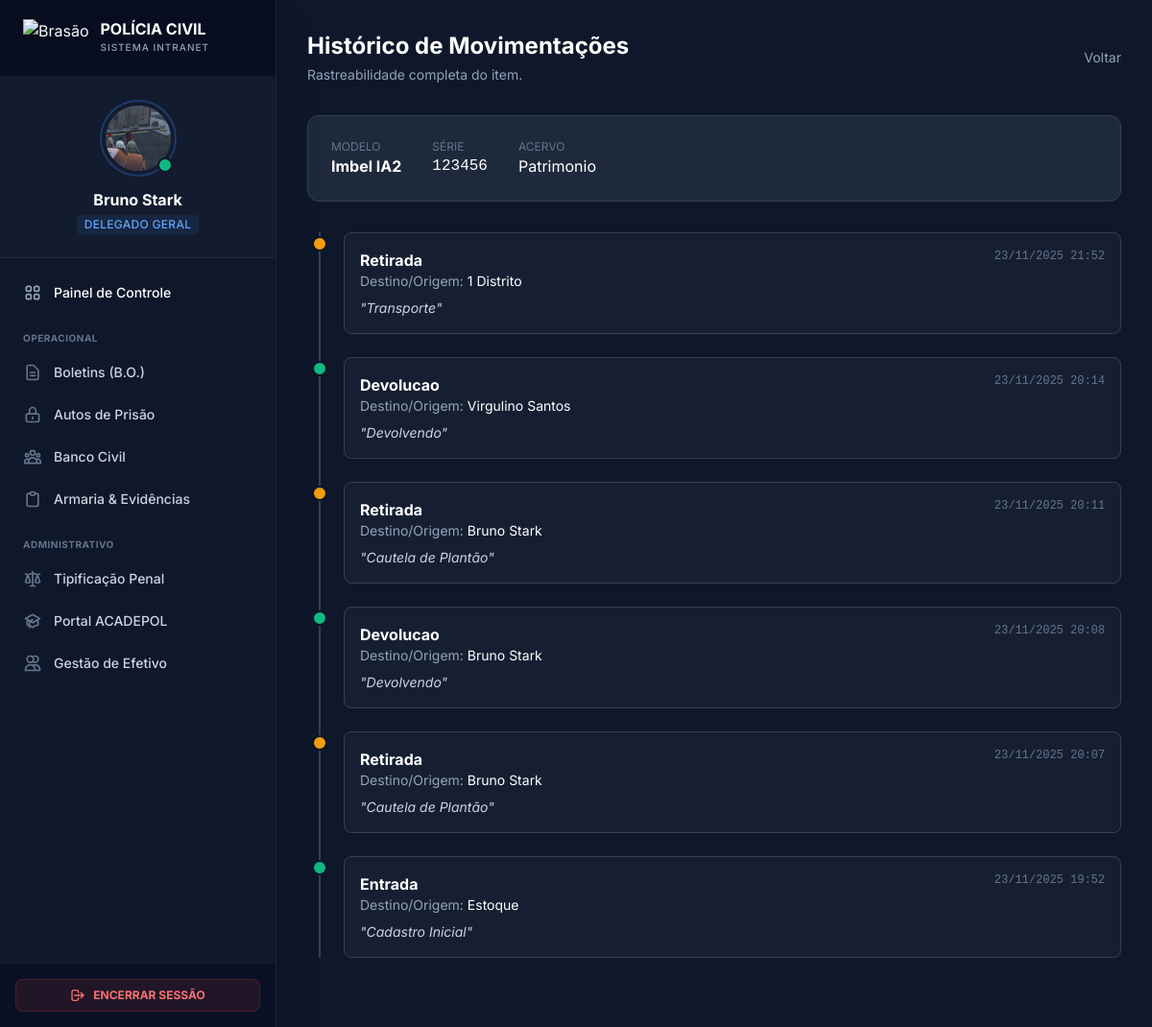
The page /armaria/historico/1 (signed in) on the database its author committed.
### models/users.py (models this page shows, shortened)
class Usuario(db.Model):
    __tablename__ = 'usuarios'
    id = db.Column(db.Integer, primary_key=True)
    nome = db.Column(db.String(100), nullable=False)
    matricula = db.Column(db.String(20), unique=True, nullable=False)
    senha = db.Column(db.String(200), nullable=False)
    cargo_id = db.Column(db.Integer, db.ForeignKey('cargos.id'), nullable=True)
    delegacia = db.Column(db.String(100))
    departamento = db.Column(db.String(100))
    endereco = db.Column(db.String(200))
    foto_perfil = db.Column(db.String(120), nullable=True, default='default.jpg')
    observacoes = db.Column(db.Text)
    criado_em = db.Column(db.DateTime, default=datetime.utcnow)
    promocoes = db.relationship('Promocao', backref='servidor', lazy=True)
    advertencias = db.relationship('Advertencia',
                                   foreign_keys='Advertencia.usuario_id',
                                   backref='servidor',
                                   lazy=True)
    advertencias_aplicadas = db.relationship('Advertencia',
                                             foreign_keys='Advertencia.autor_id',
                                             backref='autor_advertencia',
                                             lazy=True)
    @property
    def cargo(self):
        return self.cargo_obj.nome if self.cargo_obj else "Sem Cargo"

class Cargo(db.Model):
    __tablename__ = 'cargos'
    id = db.Column(db.Integer, primary_key=True)
    nome = db.Column(db.String(50), unique=True, nullable=False)
    nivel = db.Column(db.Integer, nullable=False) # 100=Delegado Geral, 10=Administrativo
    usuarios = db.relationship('Usuario', backref='cargo_obj', lazy=True)

### models/armas.py (models this page shows, shortened)
class Arma(db.Model):
    __tablename__ = 'armas'
    id = db.Column(db.Integer, primary_key=True)
    acervo = db.Column(db.String(20), nullable=False) # 'Patrimonio' ou 'Evidencia'
    tipo = db.Column(db.String(50), nullable=False)   # 'Pistola', 'Droga', 'Dinheiro', etc.
    modelo = db.Column(db.String(100), nullable=False) # Para drogas: 'Cocaína', 'Maconha'
    marca = db.Column(db.String(100)) # Opcional
    calibre = db.Column(db.String(20)) # Para drogas: Quantidade/Peso (ex: '500g')
    numero_serie = db.Column(db.String(50), nullable=True) # Nem tudo tem série (drogas não tem)
    status = db.Column(db.String(20), default='Disponivel')
    localizacao_atual = db.Column(db.String(100))
    boletim_id = db.Column(db.Integer, db.ForeignKey('boletins.id'), nullable=True)
    auto_prisao_id = db.Column(db.Integer, db.ForeignKey('autos_prisao.id'), nullable=True)
    criado_em = db.Column(db.DateTime, default=datetime.utcnow)
    boletim = db.relationship('Boletim', backref=db.backref('itens_apreendidos', lazy=True))
    auto_prisao = db.relationship('AutoPrisao', backref=db.backref('itens_apreendidos', lazy=True))

class MovimentacaoArma(db.Model):
    __tablename__ = 'movimentacoes_armas'
    id = db.Column(db.Integer, primary_key=True)
    arma_id = db.Column(db.Integer, db.ForeignKey('armas.id'), nullable=False)
    usuario_responsavel_id = db.Column(db.Integer, db.ForeignKey('usuarios.id'))
    tipo_movimentacao = db.Column(db.String(20))
    destinatario = db.Column(db.String(150))
    data_movimentacao = db.Column(db.DateTime, default=datetime.utcnow)
    observacao = db.Column(db.Text)
    arma = db.relationship('Arma', backref=db.backref('historico', lazy=True))
    responsavel = db.relationship('Usuario')

### app.py (the view)
@app.route('/armaria/historico/<int:id>')
@login_required
def historico_arma(id):
    arma = Arma.query.get_or_404(id)
    historico = MovimentacaoArma.query.filter_by(arma_id=id).order_by(MovimentacaoArma.data_movimentacao.desc()).all()
    return render_template('historico_arma.html', arma=arma, historico=historico)

### app.py (called while the page is built)
def current_user():
    if 'user_id' in session:
        return Usuario.query.get(session['user_id'])
    return None

def login_required(f):
    @wraps(f)
    def decorated(*args, **kwargs):
        if 'user_id' not in session:
            return redirect(url_for('login'))
        return f(*args, **kwargs)
    return decorated

@app.context_processor
def inject_helpers():
    return dict(
        pode_gerenciar=lambda: current_user() and current_user().nivel_hierarquico >= 80,
        current_user=current_user,
        pode_alterar_usuario=pode_alterar_usuario
    )

### templates/historico_arma.html (shortened to what this page needs)
{% extends 'base.html' %}
{% block content %}
<div class="max-w-4xl mx-auto">
    <div class="flex justify-between items-center mb-8">
        <div>
            <h2 class="text-2xl font-bold text-white">Histórico de Movimentações</h2>
            <p class="text-slate-400 text-sm mt-1">Rastreabilidade completa do item.</p>
        </div>
        <a href="{{ url_for('armaria') }}" class="text-sm text-slate-400 hover:text-white">Voltar</a>
    </div>
    <div class="bg-slate-800 border border-slate-700 rounded-xl p-6 mb-8 flex gap-8">
        <div>
            <p class="text-xs text-slate-500 uppercase">Modelo</p>
            <p class="text-white font-bold">{{ arma.modelo }}</p>
        </div>
        <div>
            <p class="text-xs text-slate-500 uppercase">Série</p>
            <p class="text-white font-mono">{{ arma.numero_serie }}</p>
        </div>
        <div>
            <p class="text-xs text-slate-500 uppercase">Acervo</p>
            <p class="text-white">{{ arma.acervo }}</p>
        </div>
    </div>
    <div class="space-y-6 border-l-2 border-slate-700 ml-3 pl-6">
        {% for log in historico %}
        <div class="relative">
            <span class="absolute -left-[33px] top-1 h-4 w-4 rounded-full border-2 border-slate-900
                {{ 'bg-emerald-500' if log.tipo_movimentacao == 'Devolucao' or log.tipo_movimentacao == 'Entrada' else 'bg-amber-500' }}"></span>
            <div class="bg-slate-800/50 border border-slate-700 rounded-lg p-4">
                <div class="flex justify-between items-start mb-2">
                    <div>
                        <h4 class="text-white font-bold">{{ log.tipo_movimentacao }}</h4>
                        <p class="text-sm text-slate-400">Destino/Origem: <span class="text-white">{{ log.destinatario }}</span></p>
                    </div>
                    <span class="text-xs text-slate-500 font-mono">{{ log.data_movimentacao.strftime('%d/%m/%Y %H:%M') }}</span>
                </div>
                <p class="text-sm text-slate-300 italic">"{{ log.observacao }}"</p>
            </div>
        </div>
        {% else %}
        <p class="text-slate-500">Sem histórico registrado.</p>
        {% endfor %}
    </div>
</div>
{% endblock %}

### templates/base.html (shortened to what this page needs)
<!DOCTYPE html>
<html lang="pt-BR" class="h-full">
<head>
    <script src="https://cdn.tailwindcss.com"></script>
</head>
<body class="bg-pc-base text-pc-text h-screen overflow-hidden flex">
    {% if current_user() %}
    <aside class="w-72 bg-slate-900 border-r border-white/5 flex flex-col h-full shadow-2xl z-20 flex-shrink-0">
        <div class="h-20 flex items-center px-6 border-b border-white/5 bg-slate-950/50">
            <img class="h-10 w-auto drop-shadow-md mr-3" src="https://encrypted-tbn0.gstatic.com/images?q=tbn:ANd9GcQIIGMtpDq_HRAKg4kv_bw92xRqFKkon-k1Fg&s" alt="Brasão">
            <div>
                <h1 class="text-base font-bold text-white leading-none">POLÍCIA CIVIL</h1>
                <p class="text-[10px] text-pc-muted font-medium tracking-widest uppercase mt-1">Sistema Intranet</p>
            </div>
        </div>
        {% set user_nav = current_user() %}
        <div class="p-6 border-b border-white/5 bg-slate-800/30">
            <div class="flex flex-col items-center text-center">
                <a href="{{ url_for('perfil_usuario', id=user_nav.id) }}" class="group relative inline-block mb-3">
                    <div class="h-20 w-20 rounded-full p-1 border-2 border-blue-500/30 group-hover:border-blue-500 transition-colors">
                        <div class="h-full w-full rounded-full bg-slate-700 overflow-hidden flex items-center justify-center">
                            {% if user_nav.foto_perfil and user_nav.foto_perfil != 'default.jpg' %}
                                <img src="{{ url_for('static', filename='fotos_perfil/' + user_nav.foto_perfil) }}" class="w-full h-full object-cover">
                            {% else %}
                                <span class="text-2xl font-bold text-slate-400 group-hover:text-white">{{ user_nav.nome[:2].upper() }}</span>
                            {% endif %}
                        </div>
                    </div>
                    <span class="absolute bottom-1 right-1 h-4 w-4 rounded-full bg-emerald-500 border-2 border-slate-900" title="Online"></span>
                </a>
                <h2 class="text-white font-bold text-base truncate w-full">{{ user_nav.nome.split()[0] }} {{ user_nav.nome.split()[-1] if user_nav.nome.split()|length > 1 else '' }}</h2>
                <span class="text-xs text-blue-400 font-medium uppercase tracking-wide mt-1 bg-blue-500/10 px-2 py-0.5 rounded inline-block">{{ user_nav.cargo }}</span>
            </div>
        </div>
        <nav class="flex-1 overflow-y-auto py-4 px-3 space-y-1">
            <a href="{{ url_for('dashboard') }}" class="flex items-center px-3 py-2.5 text-sm font-medium text-white rounded-lg hover:bg-white/5 transition-colors group">
                Painel de Controle
            </a>
            <div class="pt-4 pb-1 px-3 text-[10px] font-bold text-slate-500 uppercase tracking-wider">Operacional</div>
            <a href="{{ url_for('boletins') }}" class="flex items-center px-3 py-2.5 text-sm font-medium text-slate-300 rounded-lg hover:bg-blue-500/10 hover:text-blue-400 transition-colors group">
                <svg class="w-5 h-5 text-slate-500 group-hover:text-blue-400 mr-3" fill="none" stroke="currentColor" viewBox="0 0 24 24"><path stroke-linecap="round" stroke-linejoin="round" stroke-width="2" d="M9 12h6m-6 4h6m2 5H7a2 2 0 01-2-2V5a2 2 0 012-2h5.586a1 1 0 01.707.293l5.414 5.414a1 1 0 01.293.707V19a2 2 0 01-2 2z"/></svg>
                Boletins (B.O.)
            </a>
            <a href="{{ url_for('autos') }}" class="flex items-center px-3 py-2.5 text-sm font-medium text-slate-300 rounded-lg hover:bg-red-500/10 hover:text-red-400 transition-colors group">
                <svg class="w-5 h-5 text-slate-500 group-hover:text-red-400 mr-3" fill="none" stroke="currentColor" viewBox="0 0 24 24"><path stroke-linecap="round" stroke-linejoin="round" stroke-width="2" d="M12 15v2m-6 4h12a2 2 0 002-2v-6a2 2 0 00-2-2H6a2 2 0 00-2 2v6a2 2 0 002 2zm10-10V7a4 4 0 00-8 0v4h8z"/></svg>
                Autos de Prisão
            </a>
            <a href="{{ url_for('banco_pessoas') }}" class="flex items-center px-3 py-2.5 text-sm font-medium text-slate-300 rounded-lg hover:bg-purple-500/10 hover:text-purple-400 transition-colors group">
                Banco Civil
            </a>
            <a href="{{ url_for('armaria') }}" class="flex items-center px-3 py-2.5 text-sm font-medium text-slate-300 rounded-lg hover:bg-slate-700/50 hover:text-white transition-colors group">
                Armaria & Evidências
            </a>
            <div class="pt-4 pb-1 px-3 text-[10px] font-bold text-slate-500 uppercase tracking-wider">Administrativo</div>
            <a href="{{ url_for('gerenciar_crimes') }}" class="flex items-center px-3 py-2.5 text-sm font-medium text-slate-300 rounded-lg hover:bg-orange-500/10 hover:text-orange-400 transition-colors group">
                Tipificação Penal
            </a>
            <a href="{{ url_for('acadepol_admin') }}" class="flex items-center px-3 py-2.5 text-sm font-medium text-slate-300 rounded-lg hover:bg-cyan-500/10 hover:text-cyan-400 transition-colors group">
                Portal ACADEPOL
            </a>
            <a href="{{ url_for('gerenciar_membros') }}" class="flex items-center px-3 py-2.5 text-sm font-medium text-slate-300 rounded-lg hover:bg-emerald-500/10 hover:text-emerald-400 transition-colors group">
                <svg class="w-5 h-5 text-slate-500 group-hover:text-emerald-400 mr-3" fill="none" stroke="currentColor" viewBox="0 0 24 24"><path stroke-linecap="round" stroke-linejoin="round" stroke-width="2" d="M12 4.354a4 4 0 110 5.292M15 21H3v-1a6 6 0 0112 0v1zm0 0h6v-1a6 6 0 00-9-5.197M13 7a4 4 0 11-8 0 4 4 0 018 0z"/></svg>
                Gestão de Efetivo
            </a>
        </nav>
        <div class="p-4 border-t border-white/5 bg-slate-950/30">
            <a href="{{ url_for('logout') }}" class="flex items-center justify-center w-full px-4 py-2 text-xs font-bold text-red-400 uppercase bg-red-500/10 border border-red-500/20 rounded-lg hover:bg-red-500/20 transition-colors">
                <svg class="w-4 h-4 mr-2" fill="none" stroke="currentColor" viewBox="0 0 24 24"><path stroke-linecap="round" stroke-linejoin="round" stroke-width="2" d="M17 16l4-4m0 0l-4-4m4 4H7m6 4v1a3 3 0 01-3 3H6a3 3 0 01-3-3V7a3 3 0 013-3h4a3 3 0 013 3v1"/></svg>
                Encerrar Sessão
            </a>
        </div>
    </aside>
    {% endif %}
    <main class="flex-1 flex flex-col h-full overflow-hidden bg-pc-base relative">
        <div class="flex-1 overflow-y-auto p-8">
            <div class="animate-fade-in-up pb-10">
                {% block content %}
                {% endblock %}
            </div>
        </div>
    </main>
</body>
</html>

### templates/base.html (style rules this page uses)
body { font-family: 'Inter', sans-serif; }

### rows shown on the page
Usuario: foto_perfil (picture), nome "Bruno", nome.split|length "Stark"
Cargo: cargo "DELEGADO GERAL"
Arma: modelo "Imbel IA2", numero_serie "123456", acervo "Patrimonio"
MovimentacaoArma: tipo_movimentacao "Retirada", destinatario "1 Distrito", data_movimentacao "23/11/2025 21:52", observacao "Transporte"
MovimentacaoArma: tipo_movimentacao "Devolucao", destinatario "Virgulino Santos", data_movimentacao "23/11/2025 20:14", observacao "Devolvendo"
MovimentacaoArma: tipo_movimentacao "Retirada", destinatario "Bruno Stark", data_movimentacao "23/11/2025 20:11", observacao "Cautela de Plantão"
MovimentacaoArma: tipo_movimentacao "Devolucao", destinatario "Bruno Stark", data_movimentacao "23/11/2025 20:08", observacao "Devolvendo"
MovimentacaoArma: tipo_movimentacao "Retirada", destinatario "Bruno Stark", data_movimentacao "23/11/2025 20:07", observacao "Cautela de Plantão"
MovimentacaoArma: tipo_movimentacao "Entrada", destinatario "Estoque", data_movimentacao "23/11/2025 19:52", observacao "Cadastro Inicial"
